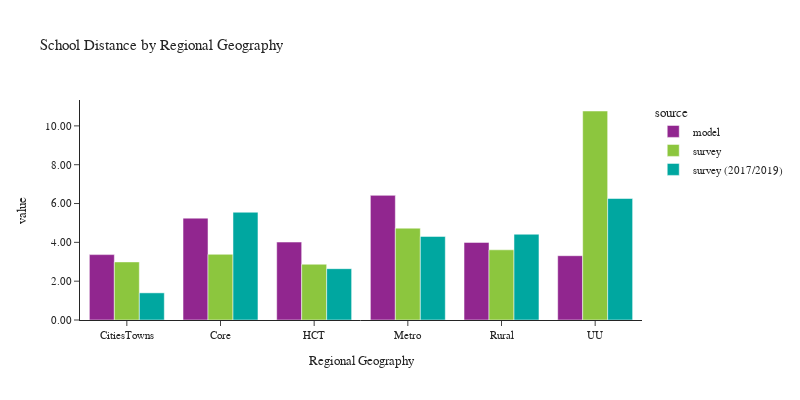

Notebook code cell kept with this figure:
### Code cell
plot_school_location(df_students, 'rg_proposed_school', 'Regional Geography', 'Regional Geography')

### Figure 1 — Plotly figure (JSON) as saved in the notebook; plotly's stock layout.template omitted (floating-point values rounded to 4 significant figures)
{"data": [{"alignmentgroup": "True", "customdata": [[92097], [254335], [186113], [336969], [67476], [36427]], "hovertemplate": "source=model<br>rg_proposed_school=%{x}<br>value=%{y}<br>sample count=%{customdata[0]}<extra></extra>", "legendgroup": "model", "marker": {"color": "#91268F", "pattern": {"shape": ""}}, "name": "model", "offsetgroup": "model", "orientation": "v", "showlegend": true, "textposition": "auto", "type": "bar", "x": ["CitiesTowns", "Core", "HCT", "Metro", "Rural", "UU"], "xaxis": "x", "y": [3.368, 5.248, 4.016, 6.42, 3.999, 3.312], "yaxis": "y"}, {"alignmentgroup": "True", "customdata": [[40], [134], [153], [468], [41], [21]], "hovertemplate": "source=survey<br>rg_proposed_school=%{x}<br>value=%{y}<br>sample count=%{customdata[0]}<extra></extra>", "legendgroup": "survey", "marker": {"color": "#8CC63E", "pattern": {"shape": ""}}, "name": "survey", "offsetgroup": "survey", "orientation": "v", "showlegend": true, "textposition": "auto", "type": "bar", "x": ["CitiesTowns", "Core", "HCT", "Metro", "Rural", "UU"], "xaxis": "x", "y": [2.992, 3.384, 2.873, 4.731, 3.616, 10.77], "yaxis": "y"}, {"alignmentgroup": "True", "customdata": [[20], [139], [42], [205], [39], [6]], "hovertemplate": "source=survey (2017/2019)<br>rg_proposed_school=%{x}<br>value=%{y}<br>sample count=%{customdata[0]}<extra></extra>", "legendgroup": "survey (2017/2019)", "marker": {"color": "#00A7A0", "pattern": {"shape": ""}}, "name": "survey (2017/2019)", "offsetgroup": "survey (2017/2019)", "orientation": "v", "showlegend": true, "textposition": "auto", "type": "bar", "x": ["CitiesTowns", "Core", "HCT", "Metro", "Rural", "UU"], "xaxis": "x", "y": [1.398, 5.553, 2.644, 4.306, 4.419, 6.259], "yaxis": "y"}], "layout": {"barmode": "group", "font": {"size": 11}, "height": 400, "legend": {"title": {"text": "source"}, "tracegroupgap": 0}, "title": {"text": "School Distance by Regional Geography"}, "width": 800, "xaxis": {"anchor": "y", "domain": [0, 1], "title": {"text": "Regional Geography"}}, "yaxis": {"anchor": "x", "domain": [0, 1], "tickformat": ".2f", "title": {"text": "value"}}}}
